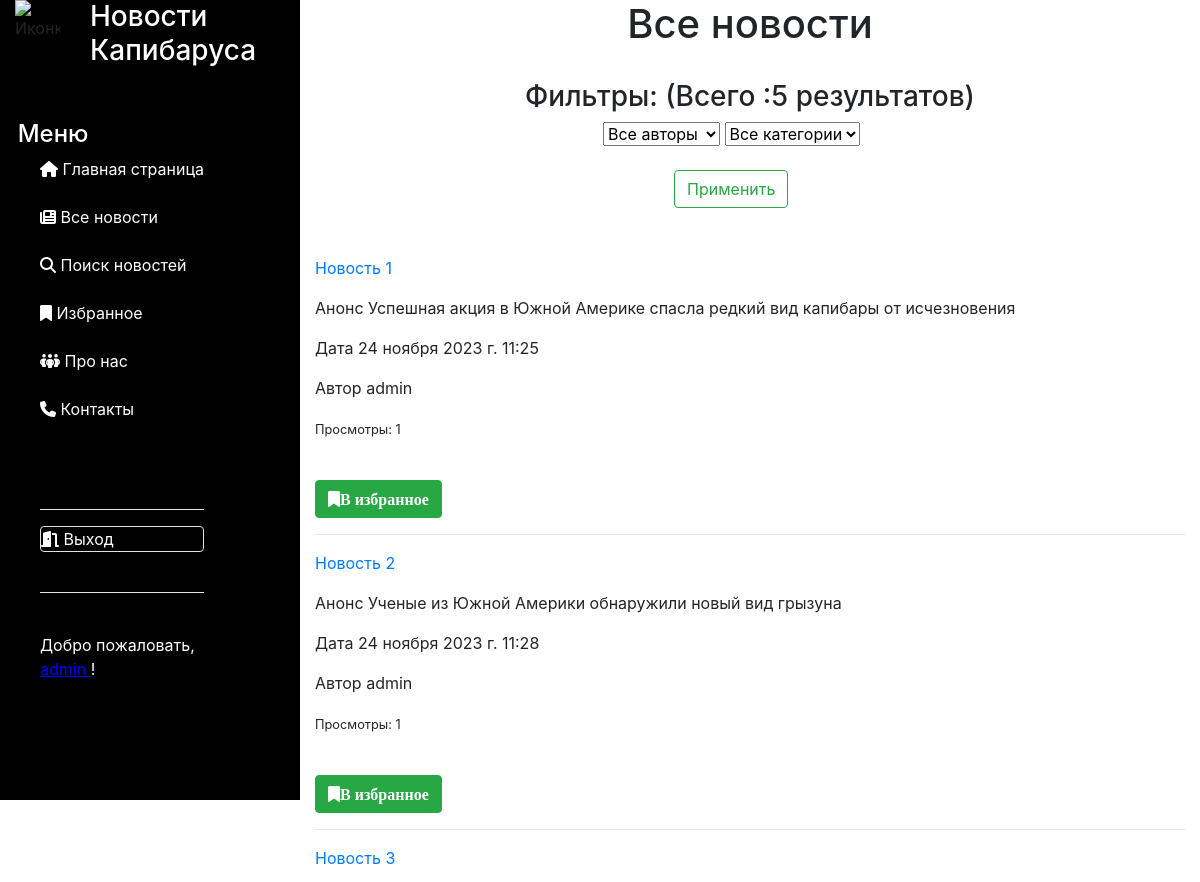
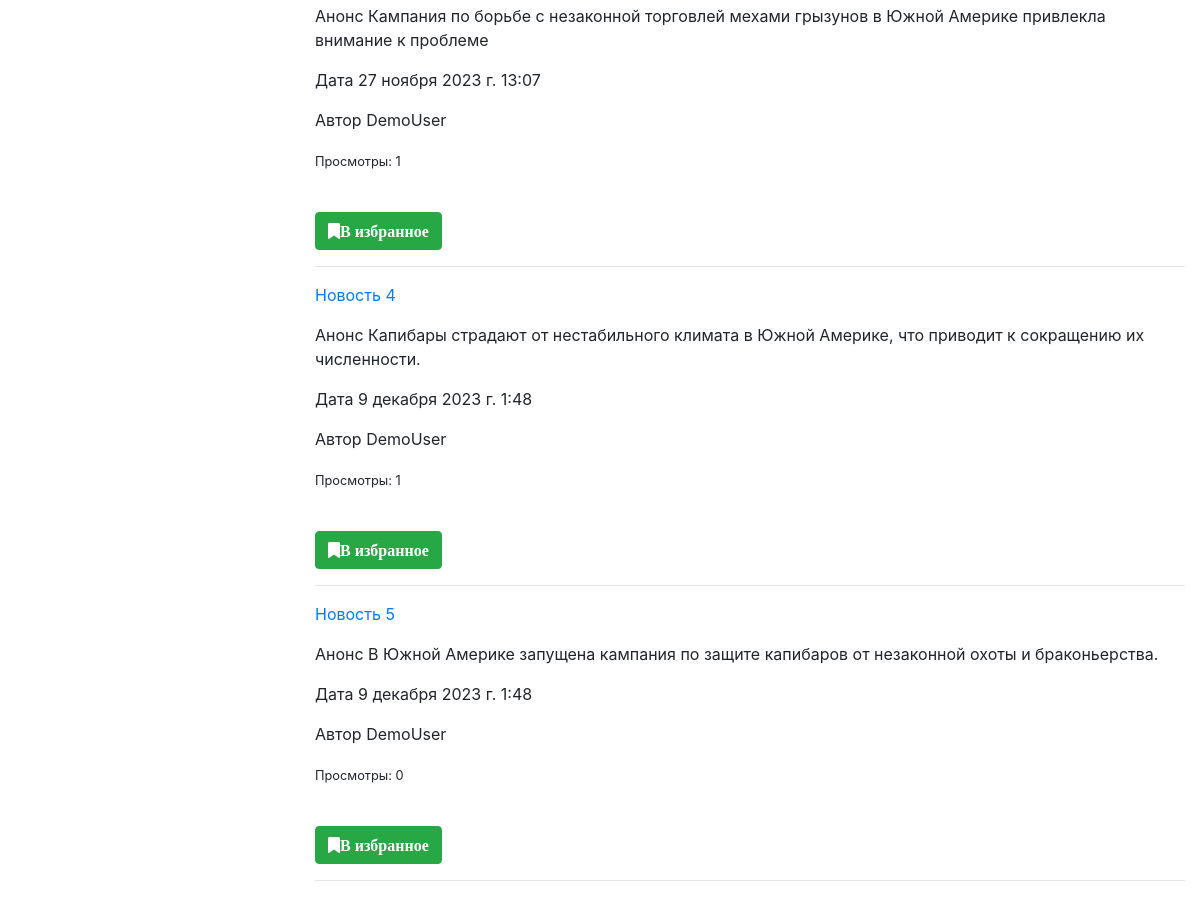
The app's page /news/ (signed in) with its own data (2 pictures, top to bottom).
### news/models.py (models this page shows, shortened)
class Article(models.Model):
    categories = (('E', 'Economics'),
                  ('S', 'Science'),
                  ('IT', 'IT'))
    author = models.ForeignKey(User, on_delete=models.SET_NULL, null=True)
    title = models.CharField('Название', max_length=50, default='')
    anouncement = models.TextField('Аннотация', max_length=250)
    text = models.TextField('Текст новости', validators=[MinLengthValidator(200)])
    date = models.DateTimeField('Дата публикации', auto_created=True, default=datetime.datetime.now())
    category = models.CharField(choices=categories, max_length=20, verbose_name='Категории')
    tags = models.ManyToManyField(to=Tag, blank=True)
    def __str__(self):
        return f'Новость: {self.title} от {self.date}'
    def get_absolute_url(self):
        return f'/news/{self.id}'
    def get_views(self):
        return self.views.count()
    class Meta:
        ordering = ['title', 'date']
        verbose_name = 'Новость'
        verbose_name_plural = 'Новости'

### news/views.py (the view)
# urls.py: path('', views.news_list, name='news_list'),
def news_list(request):
    categories = Article.categories  # создали перечень категорий
    author_list = User.objects.all()  # создали перечень авторов
    if request.method == "POST":
        selected_author = int(request.POST.get('author_filter'))
        selected_category = int(request.POST.get('category_filter'))
        request.session['selected_author'] = selected_author
        request.session['selected_category'] = selected_category
        if selected_author == 0:  # выбраны все авторы
            news = Article.objects.all().order_by('date')
        else:
            news = Article.objects.filter(author=selected_author)
        if selected_category != 0:  # фильтруем найденные по авторам результаты по категориям
            news = news.filter(category__icontains=categories[selected_category - 1][0])
    else:  # если страница открывется
        selected_author = request.session.get('selected_author')
        print(selected_author)
        if selected_author != None and selected_author != 0:  # если не пустое - находим нужные новости
            news = Article.objects.filter(author=selected_author)
        else:
            news = Article.objects.all().order_by('date')
        selected_category = request.session.get('selected_category')
        print(selected_category)
        if selected_category != None and selected_category != 0:  # если не пустое - находим нужные ноновсти
            news = news.filter(category__icontains=categories[selected_category - 1][0])
    print(news)
    total = len(news)
    p = Paginator(news, 5)
    page_number = request.GET.get('page')
    page_obj = p.get_page(page_number)
    context = {'news': page_obj, 'author_list': author_list, 'selected_author': selected_author,
               'categories': categories, 'selected_category': selected_category, 'total': total}
    return render(request, 'news/news_list.html', context)

### users/templatetags/users_extras.py (called while the page is built)
@register.filter(name="has_group")
def has_group(user, group_name):
    return user.groups.filter(name=group_name).exists()

### news/templates/news/news_list.html (shortened to what this page needs)
{% extends 'main/SideBar.html' %}
{% load static %}
{% block content %}
<h1 class="text-center">Все новости</h1>
<br>
<div class="text-center">
    <label><h3> Фильтры: (Всего :{{ news|length }} результатов) </h3>
        <form method="post">
            <div class="form-group col-11">
                <select class="form-select" name="author_filter">
                    <option value="0">Все авторы</option>
                </select>
                <select class="form-select" name="category_filter">
                    <option value="0">Все категории</option>
                </select>
                <br>
                <br>
                <input type="submit" class="btn btn-outline-success" value="Применить">
            </div>
        </form>
    </label>
</div>
<br>
{% for n in news %}
<div>
    <p><a href="{{n.get_absolute_url}}">{{ n.title }} </a></p>
    <p> Анонс {{ n.anouncement }}</p>
    <p> Дата {{ n.date }}</p>
    <p> Автор {{ n.author.username }}</p>
    <p><small>Просмотры: {{ n.get_views }}</small></p>
    <br>
    <a class="btn btn-success" href="{% url 'favorites' n.pk %}"><i class="fa fa-bookmark">В избранное</i></a>
    <br>
    <hr>
</div>
{% endfor %}
{% endblock content %}

### main/templates/main/SideBar.html (shortened to what this page needs)
<!DOCTYPE html>
{% load static %}
{% load users_extras %}
<html lang="ru">
<head>
    <link rel="stylesheet" href="https://cdn.jsdelivr.net/npm/bootstrap@4.4.1/dist/css/bootstrap.min.css"
>
    <link rel="stylesheet" href="{% static 'main/css/style.css' %}">
</head>
<body>
<div class="container-fluid">
    <div class="row">
        <div class="col-lg-3 col-md-4 col-sm-4" id="SideBar">
            <div class="row">
                <div class="col-lg-3 col-md-4 col-sm-4">
                    <img class="img-fluid"
                         src="https://www.pinkbus.ru/im/600x600/1868649/0/6808517/Kapibara_v_bandane.jpg" alt="Иконка"
                         style="width:100px;height:auto">
                </div>
                <div class="col-lg-9 col-md-8 col-sm-8">
                    <h3 style="color:white">Новости Капибаруса</h3>
                </div>
                <br>
                <br>
                <br>
                <br>
                <br>
                <div>
                    <h4 class="main_list" style="color:#FFFFFF">Меню</h4>
                </div>
                <br>
            </div>
            <div class="row">
                {% if request.user.is_anonymous %}
                <ul class="main_list">
                    <li style="color:#FFFFFF"><i class="fa-solid fa-house"></i><a
                            href="{% url 'home' %}"
                            style="color:#FFFFFF">
                        Главная страница </a></li>
                    <br>
                    <li style="color:#FFFFFF"><i class="fa-solid fa-newspaper"></i><a
                            href="{% url 'news_list' %}"
                            style="color:#FFFFFF">
                        Все новости </a></li>
                    <br>
                    <li style="color:#FFFFFF"><i class="fa-solid fa-magnifying-glass"></i><a
                            href="{% url 'news_search' %}"
                            style="color:#FFFFFF">
                        Поиск новостей </a></li>
                    <br>
                    <li style="color:#FFFFFF"><i class="fa-solid fa-people-group"></i><a
                            href="{% url 'about' %}"
                            style="color:#FFFFFF">
                        Про нас </a></li>
                    <br>
                    <li style="color:#FFFFFF"><i class="fa-solid fa-phone"></i><a
                            href="{% url 'contacts' %}"
                            style="color:#FFFFFF">
                        Контакты </a></li>
                    <br>
                    <br>
                    <br>
                    <hr style="background-color: white">
                    <li style="color:#FFFFFF" class="rounded border"><i class="fa-solid fa-door-open"></i><a
                            href="{% url 'login' %}"
                            style="color:#FFFFFF"
                    >
                        Войти </a></li>
                    <br>
                    <li style="color:#FFFFFF" class="rounded border"><i class="fa-solid fa-address-card"></i><a
                            href="{% url 'registration' %}"
                            style="color:#FFFFFF"
                    >
                        Регистрация </a></li>
                    <hr style="background-color: white">
                    <br>
                </ul>
                {% else %}
                <ul class="main_list">
                    <li style="color:#FFFFFF"><i class="fa-solid fa-house"></i><a
                            href="{% url 'home' %}"
                            style="color:#FFFFFF">
                        Главная страница </a></li>
                    <br>
                    <li style="color:#FFFFFF"><i class="fa-solid fa-newspaper"></i><a
                            href="{% url 'news_list' %}"
                            style="color:#FFFFFF">
                        Все новости </a></li>
                    <br>
                    <li style="color:#FFFFFF"><i class="fa-solid fa-magnifying-glass"></i><a
                            href="{% url 'news_search' %}"
                            style="color:#FFFFFF">
                        Поиск новостей </a></li>
                    <br>
                    <li style="color:#FFFFFF"><i class="fa-solid fa-bookmark"></i><a
                            href="{% url 'my_favorits' %}"
                            style="color:#FFFFFF">
                        Избранное </a></li>
                    <br>
                    <li style="color:#FFFFFF"><i class="fa-solid fa-people-group"></i><a
                            href="{% url 'about' %}"
                            style="color:#FFFFFF">
                        Про нас </a></li>
                    <br>
                    <li style="color:#FFFFFF"><i class="fa-solid fa-phone"></i><a
                            href="{% url 'contacts' %}"
                            style="color:#FFFFFF">
                        Контакты </a></li>
                    <br>
                    <br>
                    <br>
                    <hr style="background-color: white">
                    <li style="color:#FFFFFF" class="rounded border"><i class="fa-solid fa-door-open"></i><a
                            href="{% url 'logout' %}"
                            style="color:#FFFFFF"
                    >
                        Выход </a></li>
                    <br>
                    <hr style="background-color: white">
                    <br>
                    <li style="color:#FFFFFF">
                        Добро пожаловать,
                        <p><a href="{% url 'profile' %}" class="podcherk">
                            {{ request.user }} </a>!</p>
                    </li>
                </ul>
                {% endif %}
            </div>
        </div>
        <div class="col-lg-9 col-md-8 col-sm-8" id="Content">
            {% block content %}
            {% endblock content %}
        </div>
    </div>
</div>
</body>
</html>

### main/static/main/css/style.css (style rules this page uses)
ul.main_list { list-style-type:none; }
h4.main_list { margin-left: 25%; }
body { height: 100vh; }
#SideBar { height:100vh; background-color: black; display: block; top: 0; bottom: 0; position: sticky; }
.podcherk { color: blue; text-decoration: underline blue; }

### records on screen
Article: title "Новость 1", anouncement "Успешная акция в Южной Америке спасла редкий вид капибары от исчезновения", date "24 ноября 2023 г. 11:25", author.username "admin", get_views "1"
Article: title "Новость 2", anouncement "Ученые из Южной Америки обнаружили новый вид грызуна", date "24 ноября 2023 г. 11:28", author.username "admin", get_views "1"
Article: title "Новость 3", anouncement "Кампания по борьбе с незаконной торговлей мехами грызунов в Южной Америке привлекла внимание к проблеме", date "27 ноября 2023 г. 13:07", author.username "DemoUser", get_views "1"
Article: title "Новость 4", anouncement "Капибары страдают от нестабильного климата в Южной Америке, что приводит к сокращению их численности.", date "9 декабря 2023 г. 1:48", author.username "DemoUser", get_views "1"
Article: title "Новость 5", anouncement "В Южной Америке запущена кампания по защите капибаров от незаконной охоты и браконьерства.", date "9 декабря 2023 г. 1:48", author.username "DemoUser", get_views "0"

### other values on screen
{{ request.user }} "admin"
{{ news|length }} "5"
